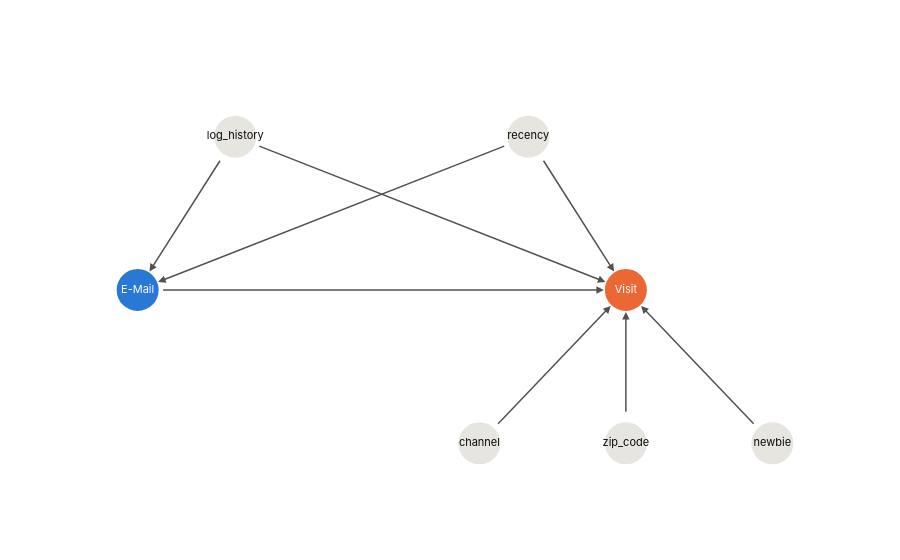

Notebook code for this chart:
### Code cell
save(dag_plot(["log_history", "recency"], ["channel", "zip_code", "newbie"]), "dag", height=420)

### Figure 1 — Plotly figure (JSON) as saved in the notebook; plotly's stock layout.template omitted (floating-point values rounded to 4 significant figures)
{"data": [{"hoverinfo": "skip", "marker": {"color": ["#2a78d6", "#eb6834", "#e6e5e0", "#e6e5e0", "#e6e5e0", "#e6e5e0", "#e6e5e0"], "line": {"color": "white", "width": 2}, "size": 44}, "mode": "markers+text", "text": ["E-Mail", "Visit", "log_history", "recency", "channel", "zip_code", "newbie"], "textfont": {"color": ["white", "white", "#0b0b0b", "#0b0b0b", "#0b0b0b", "#0b0b0b", "#0b0b0b"], "size": 11}, "textposition": "middle center", "type": "scatter", "x": [0, 2, 0.4, 1.6, 1.4, 2, 2.6], "y": [0, 0, 1, 1, -1, -1, -1]}], "layout": {"annotations": [{"arrowcolor": "#52514e", "arrowhead": 2, "arrowwidth": 1.5, "ax": 0, "axref": "x", "ay": 0, "ayref": "y", "showarrow": true, "standoff": 22, "startstandoff": 22, "x": 2, "xref": "x", "y": 0, "yref": "y"}, {"arrowcolor": "#52514e", "arrowhead": 2, "arrowwidth": 1.5, "ax": 0.4, "axref": "x", "ay": 1, "ayref": "y", "showarrow": true, "standoff": 22, "startstandoff": 22, "x": 0, "xref": "x", "y": 0, "yref": "y"}, {"arrowcolor": "#52514e", "arrowhead": 2, "arrowwidth": 1.5, "ax": 0.4, "axref": "x", "ay": 1, "ayref": "y", "showarrow": true, "standoff": 22, "startstandoff": 22, "x": 2, "xref": "x", "y": 0, "yref": "y"}, {"arrowcolor": "#52514e", "arrowhead": 2, "arrowwidth": 1.5, "ax": 1.6, "axref": "x", "ay": 1, "ayref": "y", "showarrow": true, "standoff": 22, "startstandoff": 22, "x": 0, "xref": "x", "y": 0, "yref": "y"}, {"arrowcolor": "#52514e", "arrowhead": 2, "arrowwidth": 1.5, "ax": 1.6, "axref": "x", "ay": 1, "ayref": "y", "showarrow": true, "standoff": 22, "startstandoff": 22, "x": 2, "xref": "x", "y": 0, "yref": "y"}, {"arrowcolor": "#52514e", "arrowhead": 2, "arrowwidth": 1.5, "ax": 1.4, "axref": "x", "ay": -1, "ayref": "y", "showarrow": true, "standoff": 22, "startstandoff": 22, "x": 2, "xref": "x", "y": 0, "yref": "y"}, {"arrowcolor": "#52514e", "arrowhead": 2, "arrowwidth": 1.5, "ax": 2, "axref": "x", "ay": -1, "ayref": "y", "showarrow": true, "standoff": 22, "startstandoff": 22, "x": 2, "xref": "x", "y": 0, "yref": "y"}, {"arrowcolor": "#52514e", "arrowhead": 2, "arrowwidth": 1.5, "ax": 2.6, "axref": "x", "ay": -1, "ayref": "y", "showarrow": true, "standoff": 22, "startstandoff": 22, "x": 2, "xref": "x", "y": 0, "yref": "y"}], "font": {"color": "#0b0b0b", "family": "Inter, Helvetica, Arial, sans-serif", "size": 13}, "margin": {"b": 40, "l": 40, "r": 30, "t": 60}, "showlegend": false, "xaxis": {"range": [-0.4, 3], "visible": false}, "yaxis": {"range": [-1.5, 1.5], "visible": false}}}
